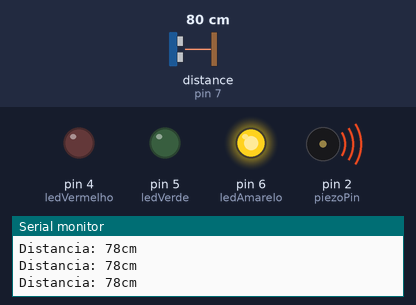
A sketch run on a simulated Arduino Uno, built with avr-gcc and run on an emulated ATmega328P. Parts: output pins drawn as LEDs (lit = HIGH), buzzer (waves = sounding), the last lines printed to the serial monitor. Wiring (inferred from the names in the program): ultrasonic range finder: trigger pin 8; echo pin 7. Inputs (shaded band) come from the test bench; at power-on: distance to the obstacle (sensor on pin 7) 80 cm. The echo pulse lasts 58.3 µs per cm; pins used as bus, display or sensor lines are not drawn.

Above: at 1.5 s.
1.6 s: distance to the obstacle (sensor on pin 7) set to 97 cm
5.1 s: distance to the obstacle (sensor on pin 7) set to 105 cm
At 6.7 s:
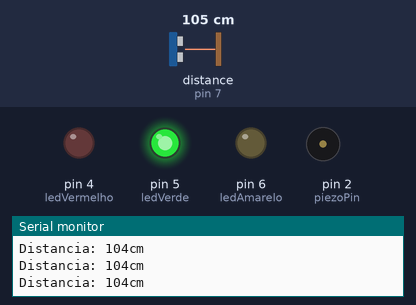
7.1 s: distance to the obstacle (sensor on pin 7) set to 2 cm
At 7.34 s:
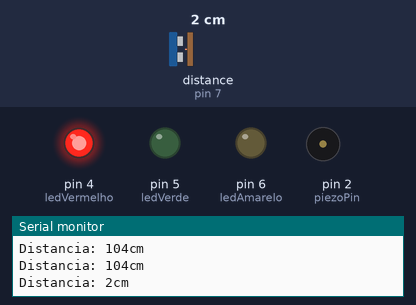
10.6 s: distance to the obstacle (sensor on pin 7) set to 28 cm
14.1 s: distance to the obstacle (sensor on pin 7) set to 35 cm
At 14.88 s:
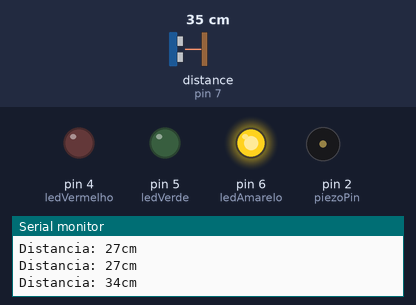
17.6 s: distance to the obstacle (sensor on pin 7) set to 4 cm
At 18.1 s:
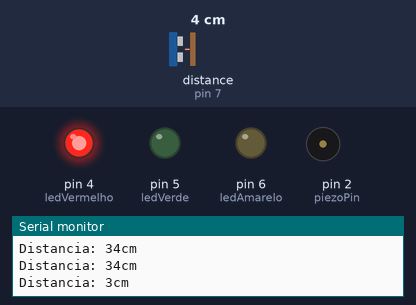
Timing chart, 0 to 22.1 s (numbered marks = the images above; inputs shaded):
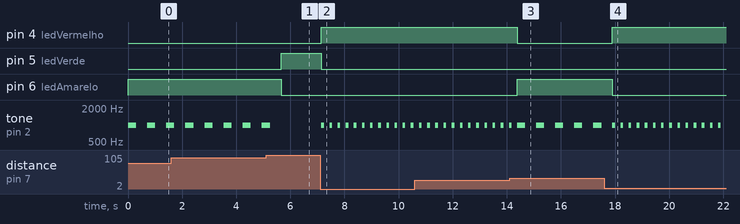

Measured:
- the behaviour switches between 102 and 103 cm on distance to the obstacle (sensor on pin 7) (found by bisection; images 0 and 1)
- the behaviour switches between 31 and 32 cm on distance to the obstacle (sensor on pin 7) (found by bisection; images 2 and 3)
- after the input at 5.1 s, pin 5 (ledVerde): LOW → HIGH after 0.56 s; pin 6 (ledAmarelo): HIGH → LOW after 0.56 s; tone on pin 2 (piezoPin): goes on until 5.2 s, then stays silent
- after the input at 7.1 s, pin 4 (ledVermelho): LOW → HIGH after 0.05 s; pin 5 (ledVerde): HIGH → LOW after 0.05 s; tone on pin 2 (piezoPin): alternates 1000 Hz for 0.10 s and silent for 0.20 s, starting after 0.05 s
- after the input at 14.1 s, pin 4 (ledVermelho): HIGH → LOW after 0.29 s; pin 6 (ledAmarelo): LOW → HIGH after 0.29 s
- after the input at 17.6 s, pin 4 (ledVermelho): LOW → HIGH after 0.30 s; pin 6 (ledAmarelo): HIGH → LOW after 0.30 s; tone on pin 2 (piezoPin): alternates 1000 Hz for 0.10 s and silent for 0.20 s, starting after 0.40 s
- by itself, tone on pin 2 (piezoPin): alternates 1000 Hz for 0.30 s and silent for 0.41 s

The sketch:

grand_jaiks_migelo1.ino
```cpp
// Definição dos pinos

#define trigPin 8
#define echoPin 7
#define piezoPin 2

#define ledVermelho 4
#define ledAmarelo 6
#define ledVerde 5


void setup() {
  // Inicializar pinos
  pinMode(trigPin, OUTPUT);
  pinMode(echoPin, INPUT);
  pinMode(piezoPin, OUTPUT);

  pinMode(ledVermelho, OUTPUT);
  pinMode(ledAmarelo, OUTPUT);
  pinMode(ledVerde, OUTPUT);

  Serial.begin(9600); // Inicializar monitor serial para depuração
}

void loop() {
  // Variáveis para medir a distância
  long duracao;
  int distancia;

  // Enviar pulso para o sensor ultrassônico
  digitalWrite(trigPin, LOW);
  delayMicroseconds(2);
  digitalWrite(trigPin, HIGH);
  delayMicroseconds(10);
  digitalWrite(trigPin, LOW);

  // Ler o tempo de retorno do ECHO
  duracao = pulseIn(echoPin, HIGH);

  // Calcular a distância em cm
  distancia = duracao * 0.034 / 2;

  // Mostrar a distância no monitor serial (opcional)
  Serial.print("Distancia: ");
  Serial.print(distancia);
  Serial.println("cm");

  // Controlar LEDs e piezo com base na distância
  if (distancia > 100) { // Distância maior que 100 cm
    digitalWrite(ledVerde, HIGH); // Aciona LED verde
    digitalWrite(ledAmarelo, LOW);
    digitalWrite(ledVermelho, LOW);
    noTone(piezoPin);

  }
  else if (distancia > 30 && distancia <= 100) { // Distância entre 30 cm e 100 cm
    digitalWrite(ledVerde, LOW);
    digitalWrite(ledAmarelo, HIGH); // Aciona LED amarelo
    digitalWrite(ledVermelho, LOW);
    tone(piezoPin, 1000);
    delay(300);
    noTone(piezoPin);
    delay(300);

  }
  else if (distancia >= 0 && distancia <= 30) { // Distância menor que 30 cm
    digitalWrite(ledVerde, LOW);
    digitalWrite(ledAmarelo, LOW);
    digitalWrite(ledVermelho, HIGH); // Aciona LED vermelho
    tone(piezoPin, 1000);
    delay(100);
    noTone(piezoPin);
    delay(100);

  }
  else { // Caso não detecte nenhum obstáculo
    digitalWrite(ledVerde, LOW);
    digitalWrite(ledAmarelo, LOW);
    digitalWrite(ledVermelho, LOW);
    tone(piezoPin, 1000);
    delay(700);
    noTone(piezoPin);
    delay(700);

  }

  delay(100); // Delay para estabilizar o loop
}

void apitarLento() {
  tone(piezoPin, 1000); // Frequência do piezo (1000 Hz)
  delay(500); // Tempo que o som fica ativo
  noTone(piezoPin); // Desliga o som
  delay(500); // Pausa entre os bipes
}

void apitarMedio() {
  tone(piezoPin, 1000); // Frequência do piezo (1000 Hz)
  delay(300); // Tempo que o som fica ativo
  noTone(piezoPin); // Desliga o som
  delay(300); // Pausa entre os bipes
}

void apitarRapido() {
  tone(piezoPin, 1000); // Frequência do piezo (1000 Hz)
  delay(100); // Tempo que o som fica ativo
  noTone(piezoPin); // Desliga o som
  delay(100); // Pausa entre os bipes
}

void noSound() {
  noTone(piezoPin); // Garante que o piezo não está emitindo som
}
```
